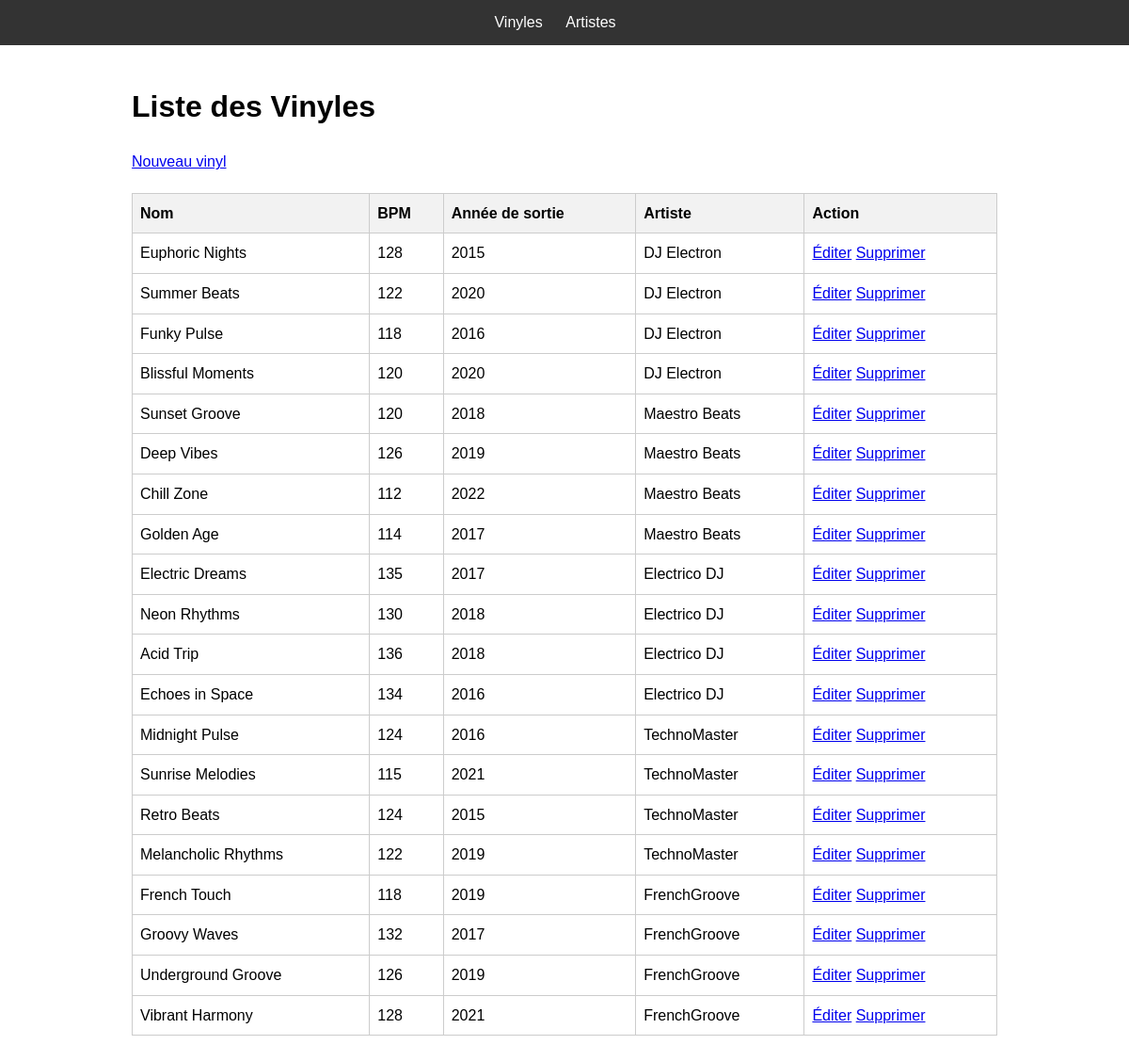
The page / on the database its author committed.
### tables this page shows
CREATE TABLE Vinyles (
    id INT AUTO_INCREMENT PRIMARY KEY,
    nom VARCHAR(100) NOT NULL,
    bpm INT,
    annee_sortie INT,
    artiste_id INT NOT NULL,
    FOREIGN KEY (artiste_id) REFERENCES Artistes(id)
);

CREATE TABLE Artistes (
    id INT AUTO_INCREMENT PRIMARY KEY,
    nom_scene VARCHAR(100) NOT NULL,
    pays_origine VARCHAR(50) NOT NULL
);

### src/index.php (the view, shortened to what this page needs)
<?php
$servername = "db";
$username = "root";
$password = "root";
$dbname = "vinyls";
$conn = new mysqli($servername, $username, $password, $dbname);
$sql = "SELECT v.id as v_id, nom, bpm, annee_sortie, nom_scene FROM Vinyles v
INNER JOIN Artistes a ON v.artiste_id = a.id ";
$result = $conn->query($sql);
?>
<!DOCTYPE html>
<html>
<head>
    <link rel="stylesheet" type="text/css" href="style.css">
</head>
<body>
<?php include 'menu.php'; ?>
<div class="container">
    <h1>Liste des Vinyles</h1>
    <a href="new.php">Nouveau vinyl</a>
    <table>
        <tr>
            <th>Nom</th>
            <th>BPM</th>
            <th>Année de sortie</th>
            <th>Artiste</th>
            <th>Action</th>
        </tr>
        <?php
        if ($result->num_rows > 0) {
            while ($row = $result->fetch_assoc()) {
                echo "<tr><td>" . $row["nom"] . "</td><td>" . $row["bpm"] . "</td><td>" . $row["annee_sortie"] . "</td><td>" . $row["nom_scene"] . "</td>";
                echo "
                <td>
                <a href='edit.php?id=" . $row["v_id"] . "'>Éditer</a>
                <a href='delete.php?id=" . $row["v_id"] . "'>Supprimer</a>
                </td>
                </tr>";
            }
        } else {
            echo "<tr><td colspan='5'>Aucun vinyle trouvé</td></tr>";
        }
        ?>
    </table>
</div>
</body>
</html>

### src/menu.php
<nav class="menu">
    <ul>
        <li><a href="index.php">Vinyles</a></li>
        <li><a href="artists.php">Artistes</a></li>
    </ul>
</nav>

### src/style.css (style rules this page uses)
* { margin: 0; padding: 0; box-sizing: border-box; }
.menu { background-color: #333; color: white; padding: 15px; text-align: center; font-family: Helvetica, Arial, sans-serif; }
.menu ul { list-style: none; display: inline-block; }
.menu ul li { display: inline; margin-right: 20px; }
.menu ul li a { text-decoration: none; color: white; }
.container { max-width: 960px; margin: 20px auto; padding: 20px; font-family: Helvetica, Arial, sans-serif; line-height: 1.6; }
.container h1 { font-size: 32px; margin-bottom: 20px; }
.container table { width: 100%; border-collapse: collapse; margin-top: 20px; }
.container th, .container td { border: 1px solid #ccc; padding: 8px; text-align: left; }
.container th { background-color: #f2f2f2; }

### rows shown on the page
vinyles: nom "Euphoric Nights", bpm "128", annee_sortie "2015", artiste.nom_scene "DJ Electron"
vinyles: nom "Summer Beats", bpm "122", annee_sortie "2020", artiste.nom_scene "DJ Electron"
vinyles: nom "Funky Pulse", bpm "118", annee_sortie "2016", artiste.nom_scene "DJ Electron"
vinyles: nom "Blissful Moments", bpm "120", annee_sortie "2020", artiste.nom_scene "DJ Electron"
vinyles: nom "Sunset Groove", bpm "120", annee_sortie "2018", artiste.nom_scene "Maestro Beats"
vinyles: nom "Deep Vibes", bpm "126", annee_sortie "2019", artiste.nom_scene "Maestro Beats"
vinyles: nom "Chill Zone", bpm "112", annee_sortie "2022", artiste.nom_scene "Maestro Beats"
vinyles: nom "Golden Age", bpm "114", annee_sortie "2017", artiste.nom_scene "Maestro Beats"
vinyles: nom "Electric Dreams", bpm "135", annee_sortie "2017", artiste.nom_scene "Electrico DJ"
vinyles: nom "Neon Rhythms", bpm "130", annee_sortie "2018", artiste.nom_scene "Electrico DJ"
vinyles: nom "Acid Trip", bpm "136", annee_sortie "2018", artiste.nom_scene "Electrico DJ"
vinyles: nom "Echoes in Space", bpm "134", annee_sortie "2016", artiste.nom_scene "Electrico DJ"
vinyles: nom "Midnight Pulse", bpm "124", annee_sortie "2016", artiste.nom_scene "TechnoMaster"
vinyles: nom "Sunrise Melodies", bpm "115", annee_sortie "2021", artiste.nom_scene "TechnoMaster"
vinyles: nom "Retro Beats", bpm "124", annee_sortie "2015", artiste.nom_scene "TechnoMaster"
vinyles: nom "Melancholic Rhythms", bpm "122", annee_sortie "2019", artiste.nom_scene "TechnoMaster"
vinyles: nom "French Touch", bpm "118", annee_sortie "2019", artiste.nom_scene "FrenchGroove"
vinyles: nom "Groovy Waves", bpm "132", annee_sortie "2017", artiste.nom_scene "FrenchGroove"
vinyles: nom "Underground Groove", bpm "126", annee_sortie "2019", artiste.nom_scene "FrenchGroove"
vinyles: nom "Vibrant Harmony", bpm "128", annee_sortie "2021", artiste.nom_scene "FrenchGroove"
